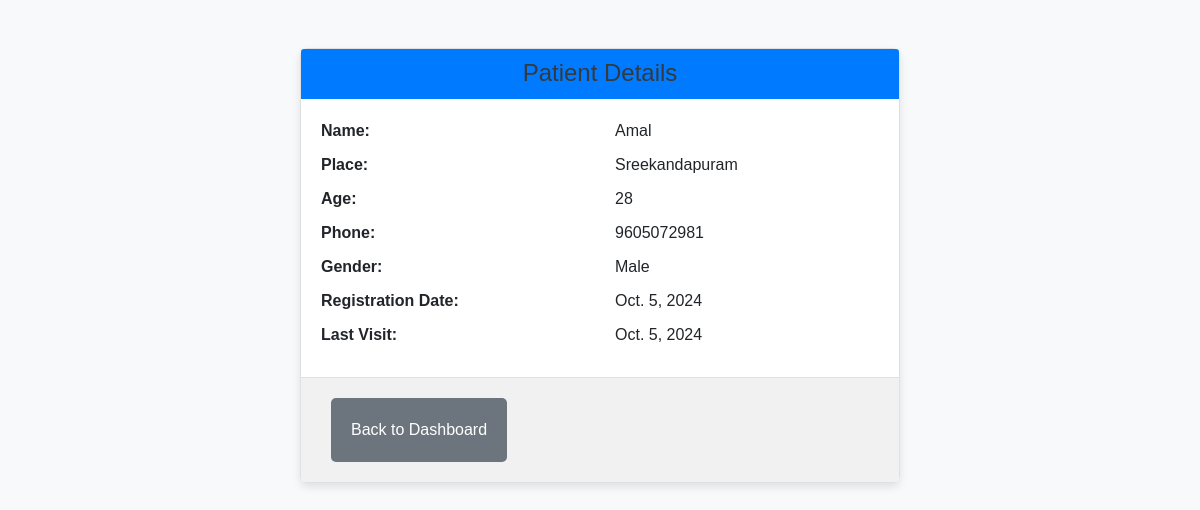
Page /patient/f1e89f12/ on the committed database.
### core/models.py (models this page shows, shortened)
class Patient(models.Model):
    GENDER_CHOICES = [
        ('Male', 'Male'),
        ('Female', 'Female'),
        ('Other', 'Other'),
    ]
    name = models.CharField(max_length=100)
    place = models.CharField(max_length=100)
    age = models.IntegerField()
    phone = models.CharField(max_length=15)
    gender = models.CharField(max_length=10, choices=GENDER_CHOICES, default='Male')
    reg_id = models.CharField(max_length=10, unique=True)
    paid_amount = models.DecimalField(max_digits=10, decimal_places=2, null=True, blank=True)
    registered_at = models.DateField()  # Changed to store the entered date
    last_visit = models.DateField(null=True, blank=True)

### core/views.py (the view)
# urls.py: path('patient/<str:reg_id>/', views.patient_details, name='patient_details'),
def patient_details(request, reg_id):
    patient = get_object_or_404(Patient, reg_id=reg_id)
    return render(request, 'core/patient_details.html', {'patient': patient})

### core/templates/core/patient_details.html (shortened to what this page needs)
<!DOCTYPE html>
<html lang="en">
<head>
    {% load static %}
    <link rel="stylesheet" href="https://stackpath.bootstrapcdn.com/bootstrap/4.5.2/css/bootstrap.min.css">
    <link rel="stylesheet" href="{% static 'core/styles.css' %}">
</head>
<body>
    <div class="container mt-5">
        <div class="patient-card">
            <div class="card-header">
                <center><h2 class="card-title">Patient Details</h2></center>
            </div>
            <div class="card-body">
                <div class="row">
                    <div class="col-md-6">
                        <p><strong>Name:</strong></p>
                        <p><strong>Place:</strong></p>
                        <p><strong>Age:</strong></p>
                        <p><strong>Phone:</strong></p>
                        <p><strong>Gender:</strong></p>
                        <p><strong>Registration Date:</strong></p>
                        <p><strong>Last Visit:</strong></p>
                    </div>
                    <div class="col-md-6">
                        <p>{{ patient.name }}</p>
                        <p>{{ patient.place }}</p>
                        <p>{{ patient.age }}</p>
                        <p>{{ patient.phone }}</p>
                        <p>{{ patient.gender }}</p>
                        <p>{{ patient.registered_at }}</p>
                        <p>{{ patient.last_visit }}</p>
                    </div>
                </div>
            </div>
            <div class="card-footer">
                <a href="{% url 'dashboard' %}" class="btn btn-secondary">Back to Dashboard</a>
            </div>
        </div>
    </div>
</body>
</html>

### core/static/core/styles.css (style rules this page uses)
body { font-family: Arial, sans-serif; background-color: #f8f9fa; }
.container { max-width: 900px; margin: 0 auto; }
h1, h2 { color: #343a40; }
h2 { font-size: 1.5rem; }
.btn-secondary { background-color: #6c757d; border: none; margin:10px; padding: 20px; font-size: 16px; border-radius: 5px; transition: background-color 0.3s ease; }
.patient-card { max-width: 600px; margin: 20px auto; border: 1px solid #e0e0e0; border-radius: 8px; box-shadow: 0 4px 8px rgba(0, 0, 0, 0.1); background-color: #ffffff; }
.card-header { background-color: #007bff; color: #ffffff; padding: 10px 20px; border-bottom: 1px solid #007bff; border-radius: 8px 8px 0 0; }
.card-title { margin: 0; font-size: 1.5rem; }
.card-body { padding: 20px; }
.card-body p { font-size: 1rem; margin-bottom: 10px; }
.card-body p strong { font-weight: 600; }
.card-footer { background-color: #f1f1f1; padding: 10px 20px; border-top: 1px solid #e0e0e0; border-radius: 0 0 8px 8px; }

### rows in the picture
Patient: name "Amal", place "Sreekandapuram", age "28", phone "9605072981", gender "Male", registered_at "Oct. 5, 2024", last_visit "Oct. 5, 2024"
